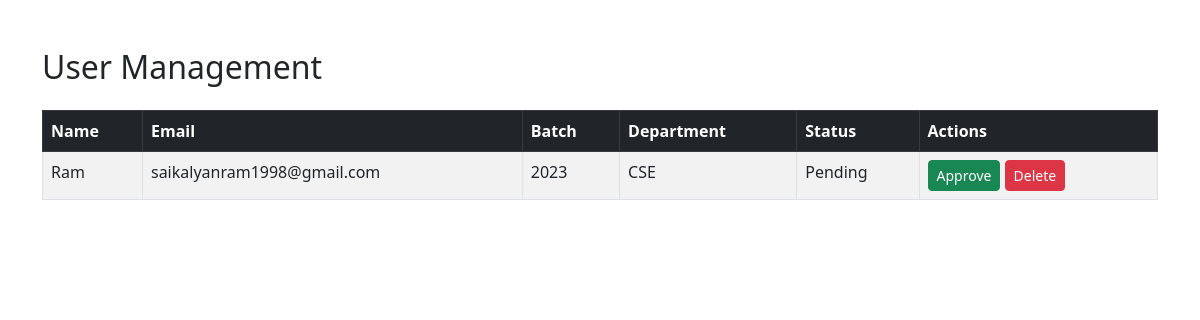
Page /admin (signed in) on the earlier database version.
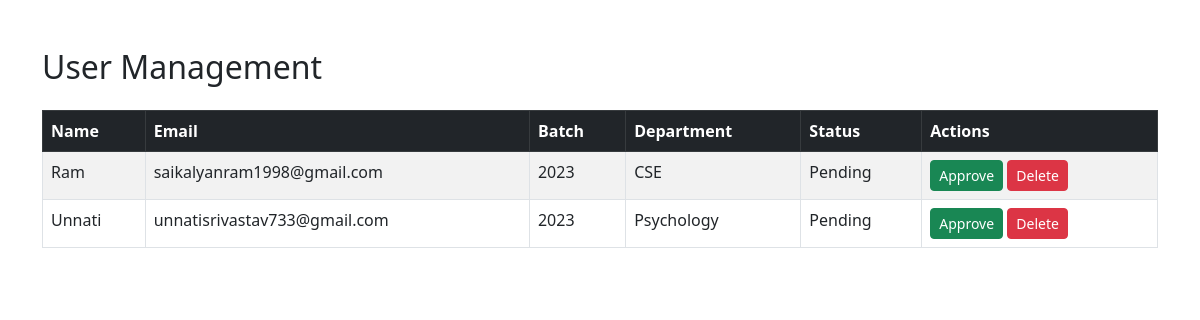
Same page on the later database version.
### tables this page shows
CREATE TABLE alumni (
                        id INTEGER PRIMARY KEY AUTOINCREMENT,
                        name TEXT,
                        email TEXT UNIQUE,
                        password TEXT,
                        batch TEXT,
                        branch TEXT
                    );

### app.py (the view, shortened to what this page needs)
@app.route("/admin", methods=["GET", "POST"])
def admin_panel():
    if "admin" not in session:
        return redirect(url_for("admin_login"))
    conn = sqlite3.connect("database.db")
    cursor = conn.cursor()
    cursor.execute("PRAGMA table_info(alumni)")
    columns = [col[1] for col in cursor.fetchall()]
    if "approved" not in columns:
        cursor.execute("ALTER TABLE alumni ADD COLUMN approved INTEGER DEFAULT 0")
        conn.commit()
    cursor.execute("SELECT id, name, email, batch, branch, approved FROM alumni")
    users = cursor.fetchall()
    conn.close()
    return render_template("admin.html", users=users)

### templates/admin.html (shortened to what this page needs)
<!DOCTYPE html>
<html lang="en">
<head>
    <link href="https://cdn.jsdelivr.net/npm/bootstrap@5.3.0/dist/css/bootstrap.min.css" rel="stylesheet">
</head>
<body>
    <div class="container mt-5">
        <h2 class="mb-4">User Management</h2>
        <table class="table table-bordered table-striped">
            <thead class="table-dark">
                <tr>
                    <th>Name</th>
                    <th>Email</th>
                    <th>Batch</th>
                    <th>Department</th>
                    <th>Status</th>
                    <th>Actions</th>
                </tr>
            </thead>
            <tbody>
                {% for user in users %}
                <tr>
                    <td>{{ user[1] }}</td>
                    <td>{{ user[2] }}</td>
                    <td>{{ user[3] }}</td>
                    <td>{{ user[4] }}</td>
                    <td>{% if user[5] == 1 %}Approved{% else %}Pending{% endif %}</td>
                    <td>
                        {% if user[5] != 1 %}
                        <form method="post" style="display:inline;">
                            <button type="submit" class="btn btn-success btn-sm">Approve</button>
                        </form>
                        {% endif %}
                        <form method="post" style="display:inline;">
                            <button type="submit" class="btn btn-danger btn-sm">Delete</button>
                        </form>
                    </td>
                </tr>
                {% endfor %}
            </tbody>
        </table>
    </div>
</body>
</html>

Differences in the rows shown:
added alumni: name "Unnati", email "unnatisrivastav733@gmail.com", batch "2023", branch "Psychology"
